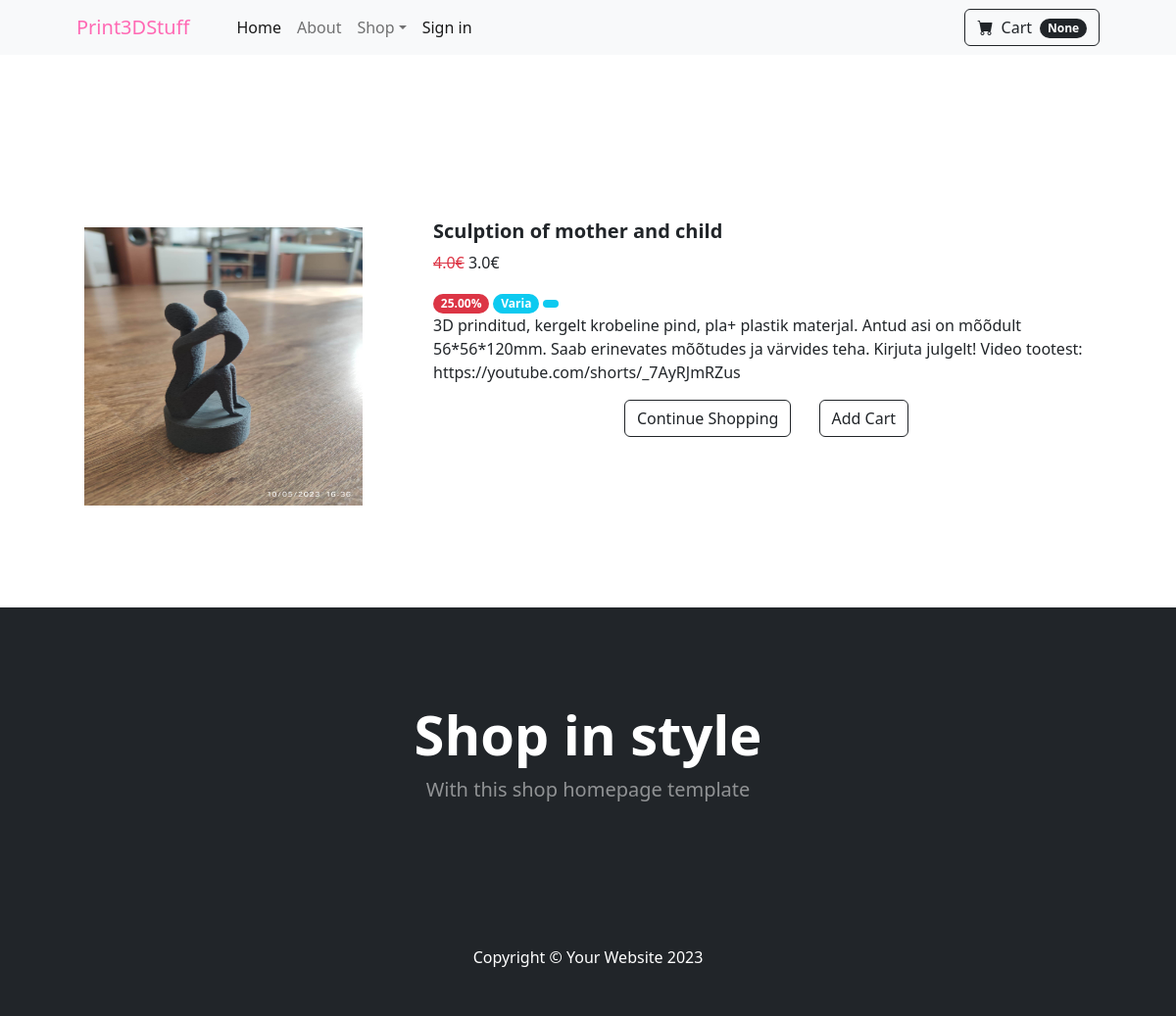
/product/mothers-day/, run on the app's committed database.
### mainapp/models.py (models this page shows, shortened)
class Item(models.Model):
    title = models.CharField(max_length=100)
    price = models.FloatField()
    discount_price = models.FloatField(blank=True, null=True)
    category = models.CharField(choices=CATEGORY_CHOICES, max_length=5)
    slug = models.SlugField()
    description = models.TextField()
    image = models.ImageField()
    def get_discount_percent(self):
        if self.discount_price is not None and self.price is not None and self.price != 0:
            discount_percent = 100 - (self.discount_price * 100 / self.price)
            return discount_percent
        return 0  # or any other fallback value
    def get_add_to_cart(self):
        return reverse('mainapp:add-to-cart', kwargs={
            'slug': self.slug
        })

### mainapp/views.py (the view)
# urls.py: path('product/<slug>/', views.ProductDetailView.as_view(), name='product'),
class ProductDetailView(DetailView):
    model = Item
    template_name = 'product.html'

### mainapp/templatetags/cart_template.py (called while the page is built)
@register.filter(name="cart_count")
def cart_count(user):
    if user.is_authenticated:
        query_set = Order.objects.filter(user=user, ordered=False)
        if query_set.exists():
            return query_set[0].items.count()
        return 0

### templates/product.html (shortened to what this page needs)
{% extends 'base.html' %}
{% block content %}
<section class="py-5">
    <div class="container px-4 px-lg-5 mt-5">
        <div class="row gx-md-5 justify-content-center">
            <div class="col-md-4 mb-5">
                    <img class="card-img-top p-2" src="{{ item.image.url }}" alt="..." style="max-height: 300px; width: 300px;" />
            </div>
            <div class="col-md-8 mb-5">
                <h5 class="fw-bolder">{{ item.title }}</h5>
                {% if item.discount_price %}
                <p><del class="mt-2 text-danger">{{ item.price }}€</del>
                        {{ item.discount_price }}€</p>
                <span class="badge rounded-pill bg-danger">{{ item.get_discount_percent|floatformat:2 }}%</span>
                {% else %}
                <p>{{ item.price }}€</p>
                {% endif %}
                <span class="badge rounded-pill bg-info">{{ item.get_category_display }} </span>
                <span class="badge rounded-pill bg-info">{{ item.get_label_display }} </span>
                <p>{{ item.description }}</p>
                <div class="card-footer p-4 pt-0 border-top-0 bg-transparent">
                    <div class="text-center">
                        <a class="btn btn-outline-dark mt-auto me-4" href="{% url 'mainapp:index' %}">Continue Shopping</a>
                        <a class="btn btn-outline-dark mt-auto" href="{{ item.get_add_to_cart }}">Add Cart</a>
                    </div>
                </div>
            </div>
        </div>
    </div>
 </section>
{% endblock %}

### data on the page
Item: image (picture), title "Sculption of mother and child", price "4.0", discount_price "3.0", get_discount_percent "25.00", category "Varia", description "3D prinditud, kergelt krobeline pind, pla+ plastik materjal. Antud asi on mõõdult 56*56*120mm. Saab erinevates mõõtudes ja värvides teha. Kirjuta julgelt! Video tootest: https://youtube.com/shorts/_7AyRJmRZus"

### other printed values
{{ user|cart_count }} "None"
